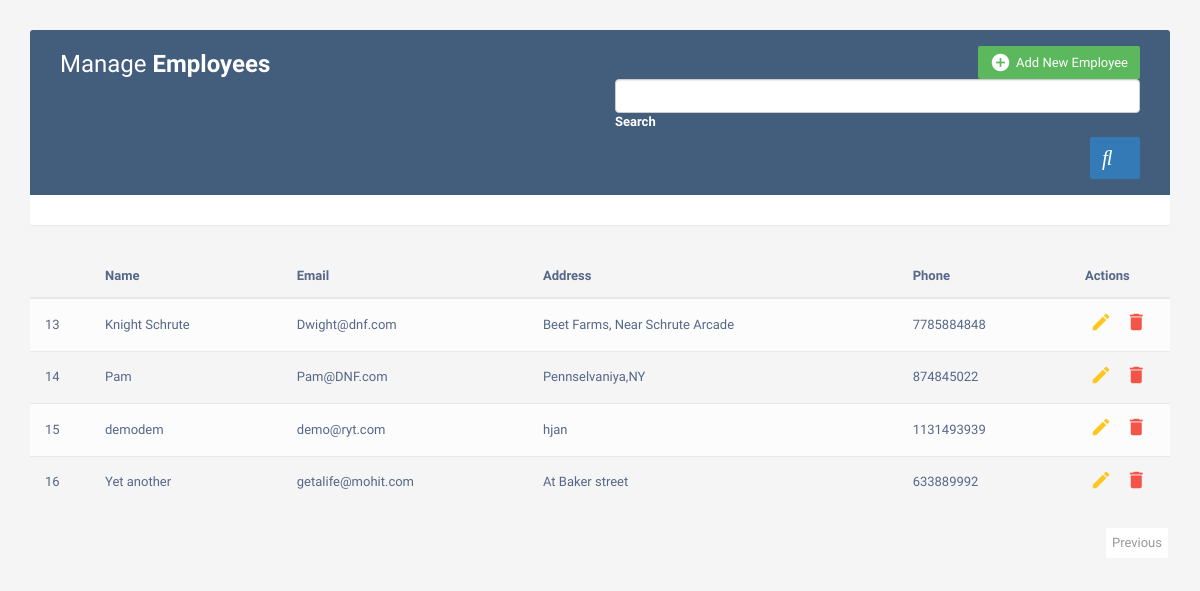
/?page=3, run on the app's committed database.
### newapp/models.py (models this page shows, shortened)
class Employee(models.Model):
    name = models.CharField(max_length=100)
    email = models.EmailField(max_length=100)
    address = models.TextField()
    phone = models.IntegerField()

### newapp/views.py (the view)
# urls.py: path('', views.index, name='home'),
def index(request):
    emp = Employee.objects.all()
    paginator = Paginator(emp, 4)
    page = request.GET.get('page')
    emp = paginator.get_page(page)
    context = {
        'emp': emp,
    }
    return render(request, "index.html", context)

### templates/index.html (shortened to what this page needs)
<!DOCTYPE html>
<html lang="en">
<head>
<link rel="stylesheet" href="https://maxcdn.bootstrapcdn.com/font-awesome/4.7.0/css/font-awesome.min.css">
<link rel="stylesheet" href="https://maxcdn.bootstrapcdn.com/bootstrap/3.3.7/css/bootstrap.min.css">
  <body>
    <div class="container">
        <div class="table-wrapper">
            <div class="table-title">
                <div class="row">
                    <div class="col-sm-6">
						<h2>Manage <b>Employees</b></h2>
					</div>
					<div class="col-sm-6">
						<a href="#addEmployeeModal" class="btn btn-success" data-toggle="modal"><i class="material-icons">&#xE147;</i> <span>Add New Employee</span></a>
						<form method="get" action="{% url 'get_user_by_name' %}">
						<div class="form-outline" >
    <input type="search" id="form1" name="searchname" class="form-control" />
    <label class="form-label"  for="form1" >Search</label>
  </div>
  <button type="submit" class="btn btn-primary">
    <i class="fas fa-search"></i>
  </button>
						</form>
</div>
					</div>
                </div>
            </div>
            <table class="table table-striped table-hover">
                <thead>
                    <tr>
						<th>
						</th>
                        <th>Name</th>
                        <th>Email</th>
						<th>Address</th>
                        <th>Phone</th>
                        <th>Actions</th>
                    </tr>
                </thead>
                <tbody>
				{% for i in emp %}
                    <tr>
						<td>
							<span class="custom-checkbox">
								{{ i.id }}
							</span>
						</td>
                        <td>{{i.name}}</td>
                        <td>{{i.email}}</td>
						<td>{{i.address}}</td>
                        <td>{{i.phone}}</td>
                        <td>
                            <a href="#editEmployeeModal-{{forloop.counter}}" class="edit" data-toggle="modal"><i class="material-icons" data-toggle="tooltip" title="Edit">&#xE254;</i></a>
                            <a href="#deleteEmployeeModal-{{forloop.counter}}" class="delete" data-toggle="modal"><i class="material-icons" data-toggle="tooltip" title="Delete">&#xE872;</i></a>
                        </td>
                    </tr>
                    {% endfor %}
                </tbody>
            </table>
			<div class="clearfix">
                <ul class="pagination">
					{% if emp.has_previous %}
                    <li class="page-item"><a href="?page={{emp.previous_page_number}}">Previous</a></li>
					{% endif %}
				</ul>
            </div>
        </div>
	{%for i in emp%}
	<br>
{% endfor %}
</body>
</html>

### templates/index.html (style rules this page uses)
body { color: #566787; background: #f5f5f5; font-family: 'Varela Round', sans-serif; font-size: 13px; }
.table-wrapper { background: #fff; padding: 20px 25px; margin: 30px 0; border-radius: 3px; box-shadow: 0 1px 1px rgba(0,0,0,.05); }
.table-title { padding-bottom: 15px; background: #435d7d; color: #fff; padding: 16px 30px; margin: -20px -25px 10px; border-radius: 3px 3px 0 0; }
.table-title h2 { margin: 5px 0 0; font-size: 24px; }
.table-title .btn { color: #fff; float: right; font-size: 13px; border: none; min-width: 50px; border-radius: 2px; border: none; outline: none !important; margin-left: 10px; }
.table-title .btn i { float: left; font-size: 21px; margin-right: 5px; }
.table-title .btn span { float: left; margin-top: 2px; }
table.table tr th, table.table tr td { border-color: #e9e9e9; padding: 12px 15px; vertical-align: middle; }
table.table tr th:first-child { width: 60px; }
table.table tr th:last-child { width: 100px; }
table.table-striped tbody tr:nth-of-type(odd) { background-color: #fcfcfc; }
table.table td:last-child i { opacity: 0.9; font-size: 22px; margin: 0 5px; }
table.table td a { font-weight: bold; color: #566787; display: inline-block; text-decoration: none; outline: none !important; }
table.table td a.edit { color: #FFC107; }
table.table td a.delete { color: #F44336; }
table.table td i { font-size: 19px; }
.pagination { float: right; margin: 0 0 5px; }
.pagination li a { border: none; font-size: 13px; min-width: 30px; min-height: 30px; color: #999; margin: 0 2px; line-height: 30px; border-radius: 2px !important; text-align: center; padding: 0 6px; }
.custom-checkbox { position: relative; }

### data on the page
Employee: id "13", name "Knight Schrute", email "Dwight@dnf.com", address "Beet Farms, Near Schrute Arcade", phone "7785884848"
Employee: id "14", name "Pam", email "Pam@DNF.com", address "Pennselvaniya,NY", phone "874845022"
Employee: id "15", name "demodem", email "demo@ryt.com", address "hjan", phone "1131493939"
Employee: id "16", name "Yet another", email "getalife@mohit.com", address "At Baker street", phone "633889992"
